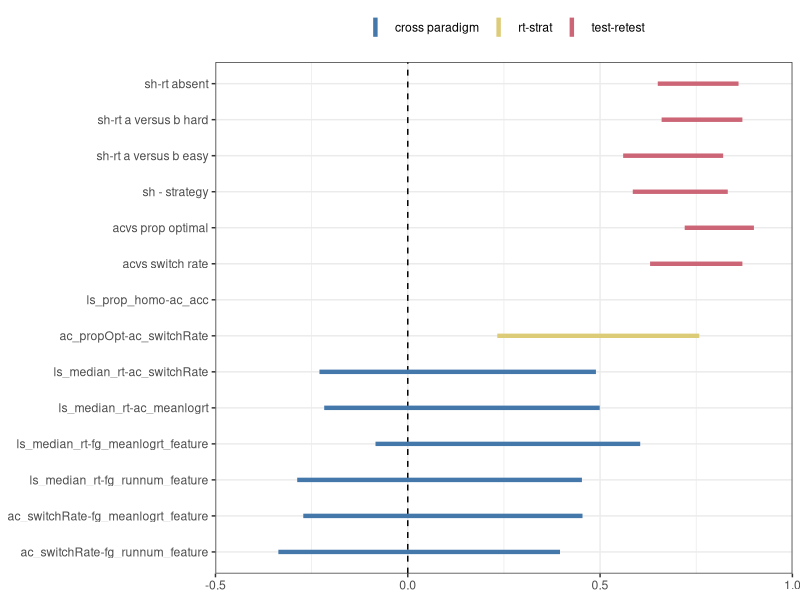
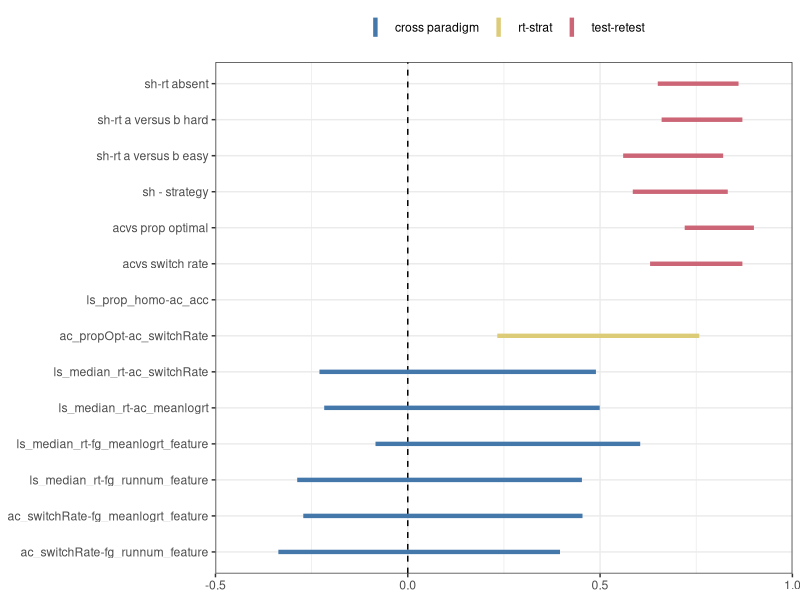

Generate these figures, in order, with R:
library(tidyverse)
library(forcats)
library(ggthemes)

figXn <- 3.5
figYn <- 2.5

dat <- read_csv("summaryData.csv")


cor_dat <- tibble(
	comparison = c(
		"sh-rt absent", 
		"sh-rt a versus b hard", 
		"sh-rt a versus b easy",
		"sh - strategy",
		"acvs prop optimal",
		"acvs switch rate"),
	estimate = c(0,0,0, 0.73, 0.83, 0.77),
	lower = c(0.65, 0.66, 0.56, 0.585, 0.72, 0.63),
	upper = c(0.86, 0.87, 0.82, 0.832, 0.90, 0.87),
	type = rep('test-retest', 6))

add_r_95 <- function(x1, x2, df, t) {
	ci95 <- cor.test(x1[[1]], x2[[1]])

	new_r <- tibble(
			comparison = paste(names(x1), names(x2), sep = "-"),
			estimate = ci95$estimate,
			lower = ci95$conf.int[1],
			upper = ci95$conf.int[2],
			type = t)

	df <- bind_rows(df, new_r)

	return(df)
}

cor_dat <- add_r_95(dat[2], dat[5], cor_dat, 'rt-strat')
cor_dat <- add_r_95(dat[7], -dat[8], cor_dat, 'rt-strat')

cor_dat <- add_r_95(dat[3], dat[8], cor_dat, 'cross paradigm')
cor_dat <- add_r_95(dat[3], dat[9], cor_dat, 'cross paradigm')
cor_dat <- add_r_95(dat[3], dat[13], cor_dat, 'cross paradigm')
cor_dat <- add_r_95(dat[3], dat[14], cor_dat, 'cross paradigm')
cor_dat <- add_r_95(dat[8], dat[13], cor_dat, 'cross paradigm')
cor_dat <- add_r_95(dat[8], dat[14], cor_dat, 'cross paradigm')

cor_dat$comparison <- fct_rev(as_factor(cor_dat$comparison))

cor_dat$comparison <- fct_recode(cor_dat$comparison, 
	`ACVS (opt) - MCFT (rl)`  = "ac_propOpt-fg_conj_run_length",
	`ACVS (opt) - MCFT (rn)`  = "ac_propOpt-fg_conj_run_num",
	`SHLS (opt) - MCFT (rl)` = "ls_prop_hetero-fg_conj_run_length",
	`SHLS (opt) - MCFT (rn)` = "ls_prop_hetero-fg_conj_run_num",
	`SHLS (opt) - ACVS (sw)` = "ls_prop_hetero-ac_switchRate",
	`SHLS (opt) - ACVS (opt)` = "ls_prop_hetero-ac_propOpt")

plt <- ggplot(cor_dat, aes(x = comparison, ymin = lower, ymax = upper, colour = type))
plt <- plt + geom_hline(yintercept = 0, linetype = 2)
plt <- plt + geom_linerange(size = 1)
plt <- ggplot(cor_dat, aes(x = comparison, ymin = lower, ymax = upper, colour = type))
plt <- plt + geom_hline(yintercept = 0, linetype = 2)
plt <- plt + geom_linerange(size = 1.5)
plt <- plt + scale_y_continuous(limits = c(-0.5, 1), expand = c(0,0))
plt <- plt + scale_color_ptol()
plt <- plt + theme_bw() 
plt <- plt + coord_flip()
plt <- plt + theme(
	legend.title = element_blank(),
	legend.position = "top",
	axis.title.y = element_blank())

ggsave("scratch/cor_comparison.pdf", width = 5, height = 7)
ggsave("scratch/cor_comparison.png", width = 5, height = 7)